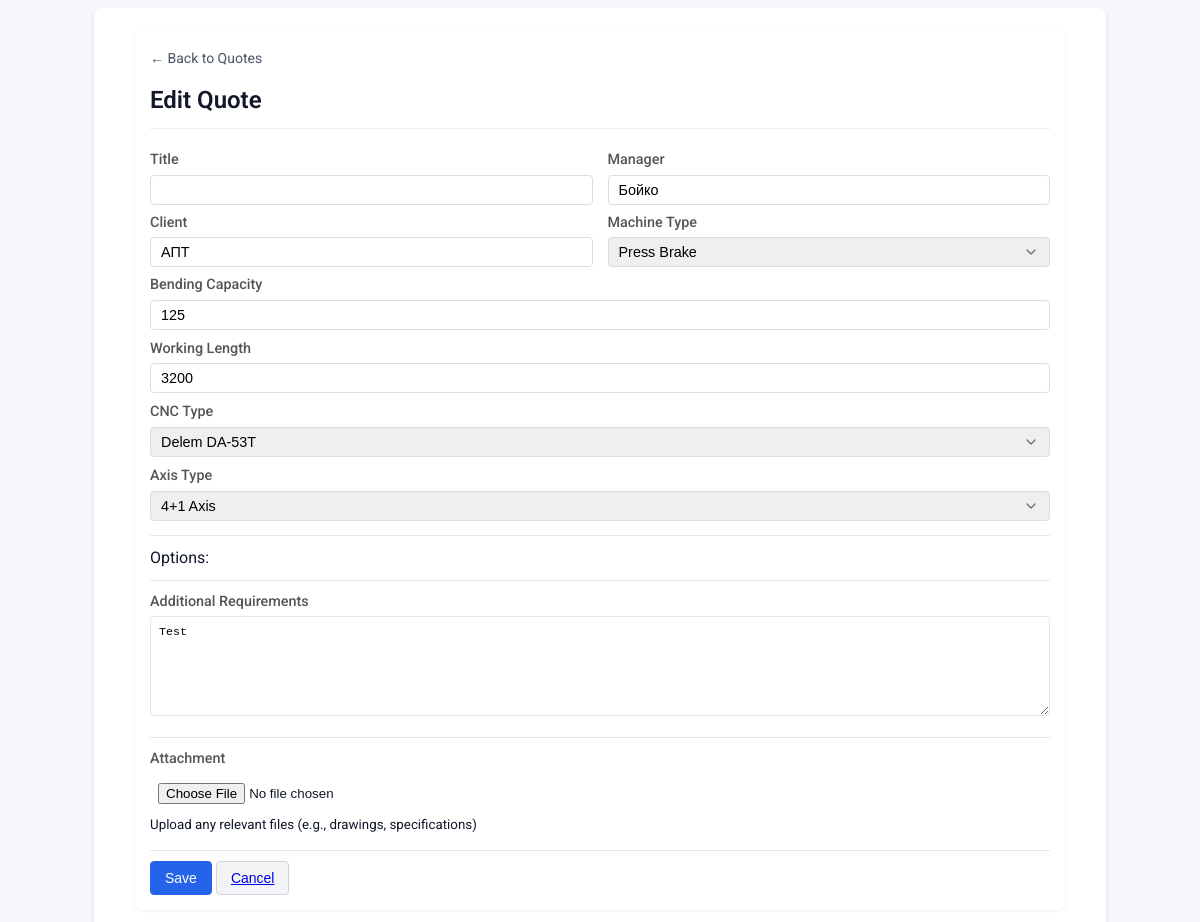
Page /quote-update/7/ (signed in) on the committed database.
### base/models.py (models this page shows, shortened)
class Quote(models.Model):
    title = models.CharField(max_length=200, blank=True, null=True)  # Making it nullable temporarily
    manager = models.CharField(max_length=200)
    client = models.CharField(max_length=200)
    MACHINE_CHOICES = [
        ('laser_cutting', 'Laser Cutting Machine'),
        ('press_brake', 'Press Brake'),
        ('tube_laser', 'Tube Laser Cutting Machine'),
    ]
    machine_type = models.CharField(max_length=50, choices=MACHINE_CHOICES)
    working_area = models.CharField(max_length=200, blank=True, null=True)  # e.g. "3000x1500"
    laser_source_power = models.CharField(max_length=200, blank=True, null=True)  # e.g. "3000W"
    compressor = models.BooleanField(default=False)
    stabilizer = models.BooleanField(default=False)
    bevel_laser_head = models.BooleanField(default=False)
    bending_capacity = models.CharField(max_length=200, blank=True, null=True)  # e.g. "125 t"
    working_length = models.CharField(max_length=200, blank=True, null=True)  # e.g. "3200 mm"
    CNC_CHOICES = [
        ('DA_53T', 'Delem DA-53T'),
        ('DA_69T', 'Delem DA-69T'),
        ('DA_66T', 'Delem DA-66T'),
    ]
    CNC_type = models.CharField(max_length=200, blank=True, null=True, choices=CNC_CHOICES)  # e.g. "Delem DA-53T"
    AXIS_CHOICES = [
        ('6_1', '6+1 Axis'),
        ('4_1', '4+1 Axis'),
    ]
    axis_type = models.CharField(max_length=200, blank=True, null=True, choices=AXIS_CHOICES)  # e.g. "6+1 Axis"
    tube_length = models.CharField(max_length=200, blank=True, null=True)  # e.g. "6000 mm"
    tube_diameter = models.CharField(max_length=200, blank=True, null=True)  # e.g. "300 mm"
    length_of_unloading_table = models.CharField(max_length=200, blank=True, null=True)  # e.g. "3000 mm"
    LOADING_CHOICES = [
       ('automatic', 'Automatic'),
       ('semi_automatic', 'Semi-Automatic'),
       ('manual', 'Manual'),
   ]
    loading_type = models.CharField(max_length=20, choices=LOADING_CHOICES, blank=True)
    two_chucks = models.BooleanField(default=False)
    three_chucks = models.BooleanField(default=False)
    completed = models.BooleanField(default=False)
    additional_requirements = models.TextField(blank=True, null=True)
    attachment = models.FileField(upload_to='quote_attachments/%Y/%m/%d/', blank=True, null=True)
    created_at = models.DateTimeField(auto_now_add=True)
    updated_at = models.DateTimeField(auto_now=True)

### base/views.py (the view, shortened to what this page needs)
# urls.py: path('quote-update/<int:pk>/', QuoteUpdate.as_view(), name='quote-update'),
class QuoteUpdate(LoginRequiredMixin, UpdateView):
    model = Quote
    form_class = QuoteForm
    template_name = 'base/quote_form.html'
    success_url = reverse_lazy('quotes')
    def get_form_kwargs(self):
        kwargs = super().get_form_kwargs()
        kwargs.update({
            'data': self.request.POST or None,
            'files': self.request.FILES or None,
        })
        return kwargs

### base/forms.py
class QuoteForm(forms.ModelForm):
    class Meta:
        model = Quote
        fields = '__all__'
        widgets = {
            'additional_requirements': forms.Textarea(attrs={'rows': 4}),
            'attachment': forms.FileInput(attrs={'class': 'file-input'})
        }
    def __init__(self, *args, **kwargs):
        super().__init__(*args, **kwargs)
        self.fields['attachment'].required = False

### base/templates/base/quote_form.html (shortened to what this page needs)
{% extends 'base/main.html' %}
{% block content %}
<div class="container compact-form">
    <div class="form-header">
        <a href="{% url 'quotes' %}" class="back-link">← Back to Quotes</a>
        <h1>{% if form.instance.pk %}Edit{% else %}Create{% endif %} Quote</h1>
    </div>
    <form method="post" id="quoteForm" class="form-container" enctype="multipart/form-data">
        <div class="form-row">
            <div class="form-group compact">
                <label for="{{ form.title.id_for_label }}">Title</label>
                {{ form.title }}
            </div>
            <div class="form-group compact">
                <label for="{{ form.manager.id_for_label }}">Manager</label>
                {{ form.manager }}
            </div>
        </div>
        <div class="form-row">
            <div class="form-group compact">
                <label for="{{ form.client.id_for_label }}">Client</label>
                {{ form.client }}
            </div>
            <div class="form-group compact">
                <label for="{{ form.machine_type.id_for_label }}">Machine Type</label>
                {{ form.machine_type }}
            </div>
        </div>
        <div class="form-group">
            <label for="{{ form.bending_capacity.id_for_label }}">Bending Capacity</label>
            {{ form.bending_capacity }}
        </div>
        <div class="form-group">
            <label for="{{ form.working_length.id_for_label }}">Working Length</label>
            {{ form.working_length }}
        </div>
        <div class="form-group">
            <label for="{{ form.CNC_type.id_for_label }}">CNC Type</label>
            {{ form.CNC_type }}
        </div>
        <div class="form-group">
            <label for="{{ form.axis_type.id_for_label }}">Axis Type</label>
            {{ form.axis_type }}
        </div>
        <hr>
        <div class="form-section-header">Options:</div>
        <hr>
        <div class="form-group">
            <label for="{{ form.additional_requirements.id_for_label }}">Additional Requirements</label>
            {{ form.additional_requirements }}
        </div>
        <hr>
        <div class="form-group">
            <label for="{{ form.attachment.id_for_label }}">Attachment</label>
            {% if form.instance.attachment %}
                <div class="current-file">
                    <i class="fas fa-paperclip"></i>
                    <a href="{{ form.instance.attachment.url }}" target="_blank">
                        {{ form.instance.attachment.name|slice:":30" }}{% if form.instance.attachment.name|length > 30 %}...{% endif %}
                    </a>
                    <label class="replace-file">
                        {{ form.attachment }}
                        <span class="replace-text">(Replace)</span>
                    </label>
                </div>
            {% else %}
                {{ form.attachment }}
            {% endif %}
            <small class="form-text text-muted">
                Upload any relevant files (e.g., drawings, specifications)
            </small>
        </div>
        <hr>
        <div class="form-actions">
            <button type="submit" class="btn btn-primary btn-sm">Save</button>
            <button type="button" class="btn btn-secondary btn-sm"><a href="{% url 'quotes' %}">Cancel</a></button>
        </div>
    </form>
</div>
{% load static %}
{% endblock %}

### base/static/base/css/styles.css (style rules this page uses)
:root { --color-primary: #2563eb; --color-primary-hover: #1d4ed8; --color-danger: #ef4444; --color-danger-hover: #dc2626; --color-success: #10B981; --color-success-hover: #0d9f70; --color-text: #111827; --color-text-light: #4b5563; --color-border: #e5e7eb; --color-bg: #ffffff; --color-bg-light: #f9fafb; --spacing-unit: 2px; --spacing-sm: calc(var(--spacing-unit) * 1.5); --spacing-md: calc(var(--spacing-unit) * 2); --spacing-lg: calc(var(--spacing-unit) * 3); --spacing-xl: calc(var(--spacing-unit) * 4); --border-radius: 6px; --border-radius-sm: 4px; --border-radius-lg: 8px; --shadow-sm: 0 1px 2px 0 rgba(0, 0, 0, 0.05); --shadow: 0 4px 6px -1px rgba(0, 0, 0, 0.1), 0 2px 4px -1px rgba(0, 0, 0, 0.06); --shadow-md: 0 10px 15px -3px rgba(0, 0, 0, 0.1), 0 4px 6px -2px rgba(0, 0, 0, 0.05); --transition: all 0.2s ease-in-out; }
body { background-color: #f5f7fa; font-family: 'Roboto', sans-serif; color: var(--color-text); margin: 0; padding: 0; line-height: 1.5; }
.container { max-width: 1000px; margin: var(--spacing-xl) auto; background: var(--color-bg); border-radius: var(--border-radius-lg); box-shadow: var(--shadow); padding: var(--spacing-xl) var(--spacing-lg); }
.form-container { display: flex; flex-direction: column; gap: var(--spacing-md); }
.form-row { display: flex; gap: var(--spacing-md); margin-bottom: var(--spacing-md); }
.form-group { flex: 1; margin-bottom: var(--spacing-md); }
.form-group.compact { margin-bottom: 0; }
.btn { display: inline-flex; align-items: center; justify-content: center; padding: var(--spacing-sm) var(--spacing-md); border: none; border-radius: var(--border-radius); font-weight: 500; font-size: 0.875rem; cursor: pointer; text-decoration: none; transition: var(--transition); white-space: nowrap; }
.form-header { margin-bottom: var(--spacing-lg); padding-bottom: var(--spacing-md); border-bottom: 1px solid var(--color-border); }
.form-header h1 { margin: var(--spacing-sm) 0 0; color: var(--color-text); font-size: 1.5rem; font-weight: 600; }
.back-link { display: inline-flex; align-items: center; color: var(--color-text-light); text-decoration: none; font-size: 0.875rem; margin-bottom: var(--spacing-sm); transition: var(--transition); }
.compact-form .form-group { margin-bottom: var(--spacing-md); }
.compact-form .form-row { margin-bottom: var(--spacing-sm); }
hr { border: none; border-top: 1px solid var(--color-border); margin: var(--spacing-lg) 0; }
select { appearance: none; background-repeat: no-repeat; background-position: right 10px center; background-size: 16px 16px; padding-right: 36px; }

### base/templates/base/quote_form.html (style rules this page uses)
.file-input { display: block; width: 100%; padding: 8px; margin-top: 5px; }
.compact-form { max-width: 900px; margin: 15px auto; padding: 15px; background: #fff; border-radius: 6px; box-shadow: 0 1px 3px rgba(0,0,0,0.08); }
.form-header { margin-bottom: 20px; padding-bottom: 10px; border-bottom: 1px solid #eee; }
.form-header h1 { margin: 10px 0 0 0; font-size: 1.5em; }
.form-row { display: flex; flex-wrap: wrap; gap: 15px; margin-bottom: 12px; }
.form-group.compact { flex: 1; min-width: 200px; margin-bottom: 0; }
label { display: block; margin-bottom: 4px; font-size: 0.9em; color: #555; font-weight: 500; }
input[type="text"], input[type="email"], input[type="password"], select, textarea { width: 100%; padding: 6px 10px; border: 1px solid #ddd; border-radius: 4px; font-size: 0.9em; transition: border-color 0.2s; box-sizing: border-box; }
textarea { min-height: 80px; resize: vertical; }
.btn { display: inline-flex; align-items: center; justify-content: center; padding: 6px 14px; border: none; border-radius: 4px; font-size: 0.9em; font-weight: 500; cursor: pointer; text-decoration: none; transition: all 0.2s; height: 34px; font-size: 14px; }
.btn-primary { background-color: #2563eb; color: white; border: 1px solid #2563eb; }
.btn-secondary { background-color: #f3f4f6; color: #374151; border: 1px solid #d1d5db; }

### rows in the picture
Quote: manager "Бойко", client "АПТ", machine_type "Press Brake", bending_capacity "125", working_length "3200", CNC_type "Delem DA-53T", axis_type "4+1 Axis", additional_requirements "Test"
